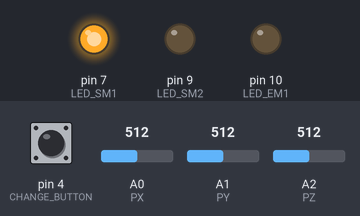
A sketch run on a simulated Arduino Mega 2560, built with avr-gcc and run on an emulated ATmega2560. Parts: output pins drawn as LEDs (lit = HIGH). Inputs (shaded band) come from the test bench; at power-on: pin 4 (CHANGE_BUTTON) HIGH, A0 (PX) = 512, A1 (PY) = 512, A2 (PZ) = 512.

Above: at 1.2 s.
1.3 s: pin 4 (CHANGE_BUTTON) pulled LOW for 0.15 s
At 2.1 s:
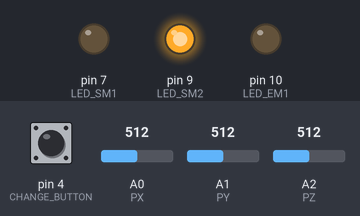
2.9 s: pin 4 (CHANGE_BUTTON) pulled LOW for 1 s
At 3.4 s:
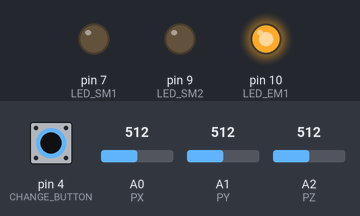
5.4 s: pin 4 (CHANGE_BUTTON) pulled LOW for 3.2 s
At 6.5 s:
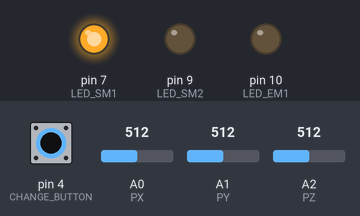
Timing chart, 0 to 8.4 s (numbered marks = the images above; inputs shaded):
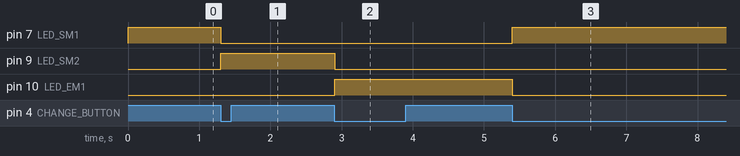

The sketch:

sketch__mega4S_LED.ino
```cpp
/**
 * COMPLETE, UNTESTED
 *
 * Arduino Board: MEGA
 *
 * No. of motors: 4
 * Control: Individually
 *
 * SM1 will respond to X-axis of joystick
 * SM2, EM1, HM1 will respond to Y-axis of joystick
 *
 */

// Digital PINS
#define numOfSteppers 4                  // SM1 SM2 EM1 HM1
const int stepperDirPins[numOfSteppers]  = {22, 26, 30, 34};
const int stepperStepPins[numOfSteppers] = {23, 27, 31, 35};
const int stepperACW[numOfSteppers]      = {24, 28, 32, 36};
const int stepperCW[numOfSteppers]       = {25, 29, 33, 37}; // array checked

#define CHANGE_BUTTON 4
#define ON_BUTTON     5
#define OFF_BUTTON    6

#define LED_SM1       7
#define LED_SM2       9
#define LED_EM1       10

// Analog PINS
#define PX 0  // LR joystick
#define PY 1  // UD joystick
#define PZ 2  // twist joystick

// Constants
const long FORWARD_THRES  = 550;
const long BACKWARD_THRES = 450;
const long MIN_DELAY      = 600;
const long MAX_DELAY      = 16000;

// Input Variables
int XVal = 0;
int YVal = 0;
int ZVal = 0;
bool isChangeBtnPressed = false;
bool isLimitACW_Pressed[numOfSteppers] = {false, false, false, false};
bool isLimitCW_Pressed[numOfSteppers]  = {false, false, false, false};

// Prgm Variables
int motorID = 0;
long customDelay = 10000;
bool isMoving = false;
bool prevIsChangeBtnPressed = false;

void setup() {
    for(int n = 0; n < numOfSteppers; n++) {
        pinMode(stepperDirPins[n], OUTPUT);
        pinMode(stepperStepPins[n], OUTPUT);
        pinMode(stepperACW[n], INPUT);
        pinMode(stepperCW[n], INPUT);
    }
    pinMode(CHANGE_BUTTON, INPUT);
    pinMode(ON_BUTTON, INPUT);
    pinMode(OFF_BUTTON, INPUT);
    pinMode(LED_SM1, OUTPUT);
    pinMode(LED_SM2, OUTPUT);
    pinMode(LED_EM1, OUTPUT);
}

void loop() {
    XVal = analogRead(PX);
    YVal = analogRead(PY);
    ZVal = analogRead(PZ);

    switch(motorID) {
        case 0 :
            digitalWrite(LED_SM1, HIGH);
            digitalWrite(LED_SM2, LOW);
            digitalWrite(LED_EM1, LOW);
            break;
        case 1 :
            digitalWrite(LED_SM1, LOW);
            digitalWrite(LED_SM2, HIGH);
            digitalWrite(LED_EM1, LOW);
            break;
        case 2 :
            digitalWrite(LED_SM1, LOW);
            digitalWrite(LED_SM2, LOW);
            digitalWrite(LED_EM1, HIGH);
            break;
    }

    isChangeBtnPressed = digitalRead(CHANGE_BUTTON);
    if (!isChangeBtnPressed) {
        if (isChangeBtnPressed != prevIsChangeBtnPressed) {
            setMotorInUse();
        }
    }
    if (motorID == 0) {
        setMotorVar(XVal);
    } else {
        setMotorVar(YVal);
    }
    makeStep();
    prevIsChangeBtnPressed = isChangeBtnPressed;
}

// custom methods

void setMotorInUse() {
    if (motorID < numOfSteppers - 2) {
        motorID++;
    } else {
        motorID = 0;
    }
}

void setMotorVar(int potVal) {
    int currentDir = digitalRead(stepperDirPins[motorID]);
    if (potVal < BACKWARD_THRES) {
        digitalWrite(stepperDirPins[motorID], LOW);
        customDelay = 1000; //map(potVal, 345, BACKWARD_THRES, MIN_DELAY, MAX_DELAY);
        if (digitalRead(stepperACW[motorID])) {
            isMoving = false;
        } else {
            isMoving = true;
        }
    } else if (potVal > FORWARD_THRES) {
        digitalWrite(stepperDirPins[motorID], HIGH);
        customDelay = 1000; //map(potVal, FORWARD_THRES, 650, MAX_DELAY, MIN_DELAY);
        if (digitalRead(stepperCW[motorID])) {
            isMoving = false;
        } else {
            isMoving = true;
        }
    } else {
        isMoving = false;
    }
}

void makeStep() {
    if (isMoving == true) {
        digitalWrite(stepperStepPins[motorID], HIGH);
        delayMicroseconds(customDelay);
        digitalWrite(stepperStepPins[motorID], LOW);
        delayMicroseconds(customDelay);
    }
}
```

Measured:
- after the input at 1.3 s, pin 7 (LED_SM1): HIGH → LOW at once; pin 9 (LED_SM2): LOW → HIGH at once
- after the input at 2.9 s, pin 9 (LED_SM2): HIGH → LOW at once; pin 10 (LED_EM1): LOW → HIGH at once
- after the input at 5.4 s, pin 7 (LED_SM1): LOW → HIGH at once; pin 10 (LED_EM1): HIGH → LOW at once
